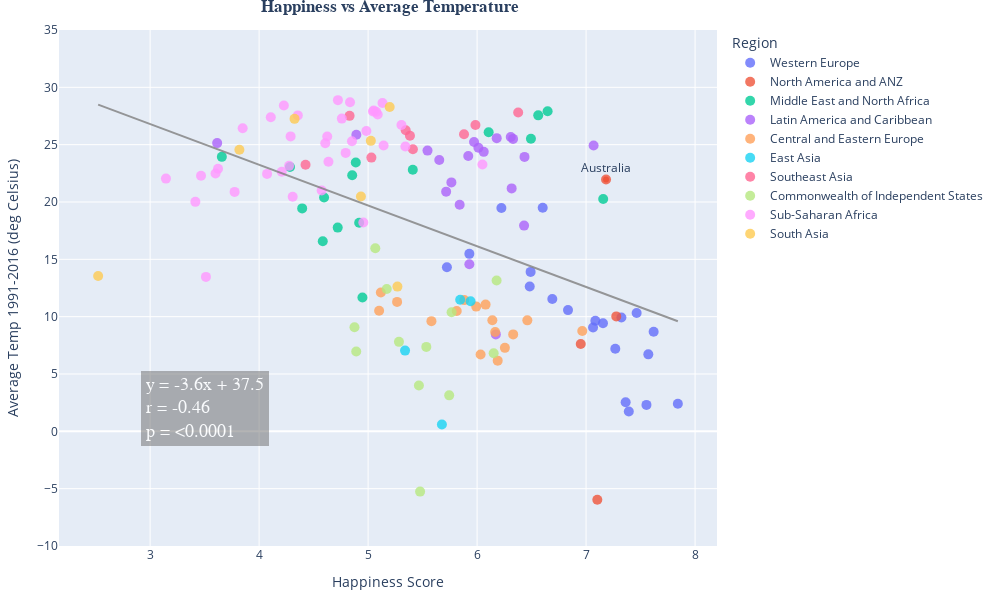

This figure's notebook cell:
### Markdown cell above
### Weather and Happiness
Does better weather make you happier?

### Code cell
# AVERAGE TEMP AND HAPPINESS

# Scatter plot with linear regression
fig = px.scatter(weather_data, x="Happiness Score", y="Average Temp",  
                 hover_name="Country", color="Region", range_y=(-10,35),
                 width=1000, height=600,
                 )

# Format titles and axes
fig.update_layout(margin=dict(l=20, r=20, t=30, b=20), title_font_family="Arial", 
                  title={'text': "<b>Happiness vs Average Temperature<b>", 'y':1, 'x':0.39, 'xanchor': 'center', 'yanchor': 'top'})
fig.update_xaxes(title="Happiness Score", showgrid=True)
fig.update_yaxes(title="Average Temp 1991-2016 (deg Celsius)", showgrid=True)
fig.update_traces(marker=dict(size=10, opacity=0.8), selector=dict(mode='markers')) # formatting of dots

# LINEAR REGRESSION
# remove any nan/blanks and set the x and y params for linear regression calculation
clean = weather_data.dropna(subset=["Average Temp"])
y = clean["Average Temp"]
x = clean["Happiness Score"]

# Create the linear regression model and get values for regression line
(slope, intercept, rvalue, pvalue, stderr) = linregress(x, y)
reg_line = [(x*slope)+intercept for x in weather_data["Happiness Score"]]

# Create text for regression paramaters
alpha = round(slope,1)
beta = round(intercept,1)
r = round(rvalue, 3)
if pvalue<0.0001:
    p="<0.0001"
else:
    p = round(pvalue, 4)
line1 = 'y = ' + str(alpha) + 'x' + ' + ' + str(beta)
line2 = 'r = ' + str(r)
line3 = 'p = ' + str(p)
summary = line1 + '<br>' + line2  + '<br>' + line3

# add linear regression line for whole sample
fig.add_traces(go.Scatter(x=weather_data["Happiness Score"], y=reg_line,
                          mode = 'lines',
                          marker_color='gray',
                          name='Regression line',
                          opacity=0.8,
                          showlegend=False)
               )
# Add to the equation and r squared 
fig.add_annotation(x=3.5, y=2, xref="x", yref="y", text=summary,
                   font=dict(family="Courier New, monospace", size=18, color="#ffffff"),
                   showarrow=False, align="left",
                   borderwidth=2, borderpad=4, bgcolor="rgba(100,100,100, 0.6)",
                   opacity=0.8)

# Highlight Australia on the plot
data = weather_data[weather_data['Country'] == 'Australia']
fig.add_trace(go.Scatter(
    x=[data.iloc[0,2]],
    y=[data.iloc[0,4]],
    mode="markers+text",
    name="Australia",
    text=["Australia"],
    textposition="top center",
    showlegend=False))

fig

### Figure 1 — Plotly figure (JSON) as saved in the notebook; plotly's stock layout.template omitted (floating-point values rounded to 4 significant figures; data arrays with more than 128 entries replaced by an {"elided": "..."} marker saying what was removed)
{"data": [{"hovertemplate": "<b>%{hovertext}</b><br><br>Region=Western Europe<br>Happiness Score=%{x}<br>Average Temp=%{y}<extra></extra>", "hovertext": ["Finland", "Denmark", "Switzerland", "Iceland", "Netherlands", "Norway", "Sweden", "Luxembourg", "Austria", "Germany", "Ireland", "United Kingdom", "Belgium", "France", "Malta", "Spain", "Italy", "Cyprus", "Portugal", "Greece", "North Cyprus"], "legendgroup": "Western Europe", "marker": {"color": "#636efa", "opacity": 0.8, "size": 10, "symbol": "circle"}, "mode": "markers", "name": "Western Europe", "orientation": "v", "showlegend": true, "type": "scatter", "x": [7.842, 7.62, 7.571, 7.554, 7.464, 7.392, 7.363, 7.324, 7.268, 7.155, 7.085, 7.064, 6.834, 6.69, 6.602, 6.491, 6.483, 6.223, 5.929, 5.723, 5.536], "xaxis": "x", "y": [2.402, 8.678, 6.714, 2.307, 10.32, 1.727, 2.538, 9.932, 7.202, 9.429, 9.641, 9.062, 10.57, 11.54, 19.5, 13.9, 12.63, 19.47, 15.48, 14.3, null], "yaxis": "y"}, {"hovertemplate": "<b>%{hovertext}</b><br><br>Region=North America and ANZ<br>Happiness Score=%{x}<br>Average Temp=%{y}<extra></extra>", "hovertext": ["New Zealand", "Australia", "Canada", "United States"], "legendgroup": "North America and ANZ", "marker": {"color": "#EF553B", "opacity": 0.8, "size": 10, "symbol": "circle"}, "mode": "markers", "name": "North America and ANZ", "orientation": "v", "showlegend": true, "type": "scatter", "x": [7.277, 7.183, 7.103, 6.951], "xaxis": "x", "y": [10.02, 21.97, -5.964, 7.617], "yaxis": "y"}, {"hovertemplate": "<b>%{hovertext}</b><br><br>Region=Middle East and North Africa<br>Happiness Score=%{x}<br>Average Temp=%{y}<extra></extra>", "hovertext": ["Israel", "Bahrain", "United Arab Emirates", "Saudi Arabia", "Kuwait", "Libya", "Turkey", "Morocco", "Algeria", "Iraq", "Iran", "Tunisia", "Lebanon", "Palestinian Territories", "Jordan", "Egypt", "Yemen"], "legendgroup": "Middle East and North Africa", "marker": {"color": "#00cc96", "opacity": 0.8, "size": 10, "symbol": "circle"}, "mode": "markers", "name": "Middle East and North Africa", "orientation": "v", "showlegend": true, "type": "scatter", "x": [7.157, 6.647, 6.561, 6.494, 6.106, 5.41, 4.948, 4.918, 4.887, 4.854, 4.721, 4.596, 4.584, 4.517, 4.395, 4.283, 3.658], "xaxis": "x", "y": [20.26, 27.91, 27.56, 25.51, 26.09, 22.81, 11.67, 18.19, 23.44, 22.33, 17.77, 20.39, 16.57, null, 19.44, 23.06, 23.94], "yaxis": "y"}, {"hovertemplate": "<b>%{hovertext}</b><br><br>Region=Latin America and Caribbean<br>Happiness Score=%{x}<br>Average Temp=%{y}<extra></extra>", "hovertext": ["Costa Rica", "Guatemala", "Uruguay", "Brazil", "Mexico", "Jamaica", "Panama", "Chile", "El Salvador", "Colombia", "Nicaragua", "Argentina", "Honduras", "Peru", "Ecuador", "Bolivia", "Paraguay", "Dominican Republic", "Venezuela", "Haiti"], "legendgroup": "Latin America and Caribbean", "marker": {"color": "#ab63fa", "opacity": 0.8, "size": 10, "symbol": "circle"}, "mode": "markers", "name": "Latin America and Caribbean", "orientation": "v", "showlegend": true, "type": "scatter", "x": [7.069, 6.435, 6.431, 6.33, 6.317, 6.309, 6.18, 6.172, 6.061, 6.012, 5.972, 5.929, 5.919, 5.84, 5.764, 5.716, 5.653, 5.545, 4.892, 3.615], "xaxis": "x", "y": [24.92, 23.93, 17.94, 25.5, 21.19, 25.66, 25.57, 8.454, 24.37, 24.73, 25.23, 14.57, 24.01, 19.76, 21.71, 20.9, 23.66, 24.48, 25.87, 25.14], "yaxis": "y"}, {"hovertemplate": "<b>%{hovertext}</b><br><br>Region=Central and Eastern Europe<br>Happiness Score=%{x}<br>Average Temp=%{y}<extra></extra>", "hovertext": ["Czech Republic", "Slovenia", "Kosovo", "Slovakia", "Lithuania", "Estonia", "Poland", "Romania", "Serbia", "Latvia", "Hungary", "Croatia", "Bosnia and Herzegovina", "Montenegro", "Bulgaria", "Albania", "North Macedonia"], "legendgroup": "Central and Eastern Europe", "marker": {"color": "#FFA15A", "opacity": 0.8, "size": 10, "symbol": "circle"}, "mode": "markers", "name": "Central and Eastern Europe", "orientation": "v", "showlegend": true, "type": "scatter", "x": [6.965, 6.461, 6.372, 6.331, 6.255, 6.189, 6.166, 6.14, 6.078, 6.032, 5.992, 5.882, 5.813, 5.581, 5.266, 5.117, 5.101], "xaxis": "x", "y": [8.756, 9.677, null, 8.453, 7.28, 6.166, 8.668, 9.691, 11.05, 6.697, 10.88, 11.45, 10.49, 9.609, 11.29, 12.11, 10.52], "yaxis": "y"}, {"hovertemplate": "<b>%{hovertext}</b><br><br>Region=East Asia<br>Happiness Score=%{x}<br>Average Temp=%{y}<extra></extra>", "hovertext": ["Taiwan Province of China", "Japan", "South Korea", "Mongolia", "Hong Kong S.A.R. of China", "China"], "legendgroup": "East Asia", "marker": {"color": "#19d3f3", "opacity": 0.8, "size": 10, "symbol": "circle"}, "mode": "markers", "name": "East Asia", "orientation": "v", "showlegend": true, "type": "scatter", "x": [6.584, 5.94, 5.845, 5.677, 5.477, 5.339], "xaxis": "x", "y": [null, 11.34, 11.48, 0.5982, null, 7.039], "yaxis": "y"}, {"hovertemplate": "<b>%{hovertext}</b><br><br>Region=Southeast Asia<br>Happiness Score=%{x}<br>Average Temp=%{y}<extra></extra>", "hovertext": ["Singapore", "Thailand", "Philippines", "Vietnam", "Malaysia", "Indonesia", "Laos", "Cambodia", "Myanmar"], "legendgroup": "Southeast Asia", "marker": {"color": "#FF6692", "opacity": 0.8, "size": 10, "symbol": "circle"}, "mode": "markers", "name": "Southeast Asia", "orientation": "v", "showlegend": true, "type": "scatter", "x": [6.377, 5.985, 5.88, 5.411, 5.384, 5.345, 5.03, 4.83, 4.426], "xaxis": "x", "y": [27.81, 26.71, 25.91, 24.6, 25.78, 26.26, 23.87, 27.51, 23.25], "yaxis": "y"}, {"hovertemplate": "<b>%{hovertext}</b><br><br>Region=Commonwealth of Independent States<br>Happiness Score=%{x}<br>Average Temp=%{y}<extra></extra>", "hovertext": ["Uzbekistan", "Kazakhstan", "Moldova", "Kyrgyzstan", "Belarus", "Russia", "Tajikistan", "Armenia", "Azerbaijan", "Turkmenistan", "Georgia", "Ukraine"], "legendgroup": "Commonwealth of Independent States", "marker": {"color": "#B6E880", "opacity": 0.8, "size": 10, "symbol": "circle"}, "mode": "markers", "name": "Commonwealth of Independent States", "orientation": "v", "showlegend": true, "type": "scatter", "x": [6.179, 6.152, 5.766, 5.744, 5.534, 5.477, 5.466, 5.283, 5.171, 5.066, 4.891, 4.875], "xaxis": "x", "y": [13.16, 6.81, 10.39, 3.137, 7.362, -5.256, 4.001, 7.803, 12.42, 15.97, 6.958, 9.073], "yaxis": "y"}, {"hovertemplate": "<b>%{hovertext}</b><br><br>Region=Sub-Saharan Africa<br>Happiness Score=%{x}<br>Average Temp=%{y}<extra></extra>", "hovertext": ["Mauritius", "Congo (Brazzaville)", "Ivory Coast", "Cameroon", "Senegal", "Ghana", "Niger", "Gambia", "Benin", "Guinea", "South Africa", "Gabon", "Burkina Faso", "Mozambique", "Nigeria", "Mali", "Uganda", "Liberia", "Kenya", "Namibia", "Chad", "Swaziland", "Comoros", "Ethiopia", "Mauritania", "Madagascar", "Togo", "Zambia", "Sierra Leone", "Burundi", "Tanzania", "Malawi", "Lesotho", "Botswana", "Rwanda", "Zimbabwe"], "legendgroup": "Sub-Saharan Africa", "marker": {"color": "#FF97FF", "opacity": 0.8, "size": 10, "symbol": "circle"}, "mode": "markers", "name": "Sub-Saharan Africa", "orientation": "v", "showlegend": true, "type": "scatter", "x": [6.049, 5.342, 5.306, 5.142, 5.132, 5.088, 5.074, 5.051, 5.045, 4.984, 4.956, 4.852, 4.834, 4.794, 4.759, 4.723, 4.636, 4.625, 4.607, 4.574, 4.355, 4.308, 4.289, 4.275, 4.227, 4.208, 4.107, 4.073, 3.849, 3.775, 3.623, 3.6, 3.512, 3.467, 3.415, 3.145], "xaxis": "x", "y": [23.27, 24.84, 26.71, 24.93, 28.63, 27.63, 27.86, 27.98, 27.89, 26.2, 18.22, 25.3, 28.7, 24.28, 27.27, 28.88, 23.51, 25.71, 25.12, 21.0, 27.55, 20.46, 25.72, 23.15, 28.42, 22.65, 27.39, 22.45, 26.43, 20.88, 22.91, 22.49, 13.47, 22.3, 20.01, 22.04], "yaxis": "y"}, {"hovertemplate": "<b>%{hovertext}</b><br><br>Region=South Asia<br>Happiness Score=%{x}<br>Average Temp=%{y}<extra></extra>", "hovertext": ["Nepal", "Maldives", "Bangladesh", "Pakistan", "Sri Lanka", "India", "Afghanistan"], "legendgroup": "South Asia", "marker": {"color": "#FECB52", "opacity": 0.8, "size": 10, "symbol": "circle"}, "mode": "markers", "name": "South Asia", "orientation": "v", "showlegend": true, "type": "scatter", "x": [5.269, 5.198, 5.025, 4.934, 4.325, 3.819, 2.523], "xaxis": "x", "y": [12.62, 28.29, 25.33, 20.48, 27.25, 24.56, 13.55], "yaxis": "y"}, {"marker": {"color": "gray"}, "mode": "lines", "name": "Regression line", "opacity": 0.8, "showlegend": false, "type": "scatter", "x": {"elided": "149 float values"}, "y": {"elided": "149 float values"}}, {"mode": "markers+text", "name": "Australia", "showlegend": false, "text": ["Australia"], "textposition": "top center", "type": "scatter", "x": [7.183], "y": [21.97]}], "layout": {"annotations": [{"align": "left", "bgcolor": "rgba(100,100,100, 0.6)", "borderpad": 4, "borderwidth": 2, "font": {"color": "#ffffff", "family": "Courier New, monospace", "size": 18}, "opacity": 0.8, "showarrow": false, "text": "y = -3.6x + 37.5<br>r = -0.46<br>p = <0.0001", "x": 3.5, "xref": "x", "y": 2, "yref": "y"}], "height": 600, "legend": {"title": {"text": "Region"}, "tracegroupgap": 0}, "margin": {"b": 20, "l": 20, "r": 20, "t": 30}, "title": {"font": {"family": "Arial"}, "text": "<b>Happiness vs Average Temperature<b>", "x": 0.39, "xanchor": "center", "y": 1, "yanchor": "top"}, "width": 1000, "xaxis": {"anchor": "y", "domain": [0, 1], "showgrid": true, "title": {"text": "Happiness Score"}}, "yaxis": {"anchor": "x", "domain": [0, 1], "range": [-10, 35], "showgrid": true, "title": {"text": "Average Temp 1991-2016 (deg Celsius)"}}}}
